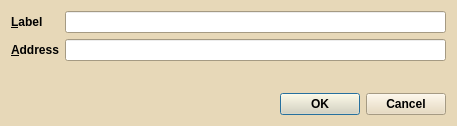
<?xml version="1.0" encoding="UTF-8"?>
<ui version="4.0">
 <class>EditAddressDialog</class>
 <widget class="QDialog" name="EditAddressDialog">
  <property name="geometry">
   <rect>
    <x>0</x>
    <y>0</y>
    <width>457</width>
    <height>126</height>
   </rect>
  </property>
  <property name="palette">
   <palette>
    <active>
     <colorrole role="WindowText">
      <brush brushstyle="SolidPattern">
       <color alpha="255">
        <red>0</red>
        <green>0</green>
        <blue>0</blue>
       </color>
      </brush>
     </colorrole>
     <colorrole role="Button">
      <brush brushstyle="SolidPattern">
       <color alpha="255">
        <red>231</red>
        <green>216</green>
        <blue>184</blue>
       </color>
      </brush>
     </colorrole>
     <colorrole role="Light">
      <brush brushstyle="SolidPattern">
       <color alpha="255">
        <red>255</red>
        <green>255</green>
        <blue>255</blue>
       </color>
      </brush>
     </colorrole>
     <colorrole role="Midlight">
      <brush brushstyle="SolidPattern">
       <color alpha="255">
        <red>243</red>
        <green>235</green>
        <blue>219</blue>
       </color>
      </brush>
     </colorrole>
     <colorrole role="Dark">
      <brush brushstyle="SolidPattern">
       <color alpha="255">
        <red>115</red>
        <green>108</green>
        <blue>92</blue>
       </color>
      </brush>
     </colorrole>
     <colorrole role="Mid">
      <brush brushstyle="SolidPattern">
       <color alpha="255">
        <red>154</red>
        <green>144</green>
        <blue>123</blue>
       </color>
      </brush>
     </colorrole>
     <colorrole role="Text">
      <brush brushstyle="SolidPattern">
       <color alpha="255">
        <red>0</red>
        <green>0</green>
        <blue>0</blue>
       </color>
      </brush>
     </colorrole>
     <colorrole role="BrightText">
      <brush brushstyle="SolidPattern">
       <color alpha="255">
        <red>255</red>
        <green>255</green>
        <blue>255</blue>
       </color>
      </brush>
     </colorrole>
     <colorrole role="ButtonText">
      <brush brushstyle="SolidPattern">
       <color alpha="255">
        <red>0</red>
        <green>0</green>
        <blue>0</blue>
       </color>
      </brush>
     </colorrole>
     <colorrole role="Base">
      <brush brushstyle="SolidPattern">
       <color alpha="255">
        <red>255</red>
        <green>255</green>
        <blue>255</blue>
       </color>
      </brush>
     </colorrole>
     <colorrole role="Window">
      <brush brushstyle="SolidPattern">
       <color alpha="255">
        <red>231</red>
        <green>216</green>
        <blue>184</blue>
       </color>
      </brush>
     </colorrole>
     <colorrole role="Shadow">
      <brush brushstyle="SolidPattern">
       <color alpha="255">
        <red>0</red>
        <green>0</green>
        <blue>0</blue>
       </color>
      </brush>
     </colorrole>
     <colorrole role="AlternateBase">
      <brush brushstyle="SolidPattern">
       <color alpha="255">
        <red>243</red>
        <green>235</green>
        <blue>219</blue>
       </color>
      </brush>
     </colorrole>
     <colorrole role="ToolTipBase">
      <brush brushstyle="SolidPattern">
       <color alpha="255">
        <red>255</red>
        <green>255</green>
        <blue>220</blue>
       </color>
      </brush>
     </colorrole>
     <colorrole role="ToolTipText">
      <brush brushstyle="SolidPattern">
       <color alpha="255">
        <red>0</red>
        <green>0</green>
        <blue>0</blue>
       </color>
      </brush>
     </colorrole>
    </active>
    <inactive>
     <colorrole role="WindowText">
      <brush brushstyle="SolidPattern">
       <color alpha="255">
        <red>0</red>
        <green>0</green>
        <blue>0</blue>
       </color>
      </brush>
     </colorrole>
     <colorrole role="Button">
      <brush brushstyle="SolidPattern">
       <color alpha="255">
        <red>231</red>
        <green>216</green>
        <blue>184</blue>
       </color>
      </brush>
     </colorrole>
     <colorrole role="Light">
      <brush brushstyle="SolidPattern">
       <color alpha="255">
        <red>255</red>
        <green>255</green>
        <blue>255</blue>
       </color>
      </brush>
     </colorrole>
     <colorrole role="Midlight">
      <brush brushstyle="SolidPattern">
       <color alpha="255">
        <red>243</red>
        <green>235</green>
        <blue>219</blue>
       </color>
      </brush>
     </colorrole>
     <colorrole role="Dark">
      <brush brushstyle="SolidPattern">
       <color alpha="255">
        <red>115</red>
        <green>108</green>
        <blue>92</blue>
       </color>
      </brush>
     </colorrole>
     <colorrole role="Mid">
      <brush brushstyle="SolidPattern">
       <color alpha="255">
        <red>154</red>
        <green>144</green>
        <blue>123</blue>
       </color>
      </brush>
     </colorrole>
     <colorrole role="Text">
      <brush brushstyle="SolidPattern">
       <color alpha="255">
        <red>0</red>
        <green>0</green>
        <blue>0</blue>
       </color>
      </brush>
     </colorrole>
     <colorrole role="BrightText">
      <brush brushstyle="SolidPattern">
       <color alpha="255">
        <red>255</red>
        <green>255</green>
        <blue>255</blue>
       </color>
      </brush>
     </colorrole>
     <colorrole role="ButtonText">
      <brush brushstyle="SolidPattern">
       <color alpha="255">
        <red>0</red>
        <green>0</green>
        <blue>0</blue>
       </color>
      </brush>
     </colorrole>
     <colorrole role="Base">
      <brush brushstyle="SolidPattern">
       <color alpha="255">
        <red>255</red>
        <green>255</green>
        <blue>255</blue>
       </color>
      </brush>
     </colorrole>
     <colorrole role="Window">
      <brush brushstyle="SolidPattern">
       <color alpha="255">
        <red>231</red>
        <green>216</green>
        <blue>184</blue>
       </color>
      </brush>
     </colorrole>
     <colorrole role="Shadow">
      <brush brushstyle="SolidPattern">
       <color alpha="255">
        <red>0</red>
        <green>0</green>
        <blue>0</blue>
       </color>
      </brush>
     </colorrole>
     <colorrole role="AlternateBase">
      <brush brushstyle="SolidPattern">
       <color alpha="255">
        <red>243</red>
        <green>235</green>
        <blue>219</blue>
       </color>
      </brush>
     </colorrole>
     <colorrole role="ToolTipBase">
      <brush brushstyle="SolidPattern">
       <color alpha="255">
        <red>255</red>
        <green>255</green>
        <blue>220</blue>
       </color>
      </brush>
     </colorrole>
     <colorrole role="ToolTipText">
      <brush brushstyle="SolidPattern">
       <color alpha="255">
        <red>0</red>
        <green>0</green>
        <blue>0</blue>
       </color>
      </brush>
     </colorrole>
    </inactive>
    <disabled>
     <colorrole role="WindowText">
      <brush brushstyle="SolidPattern">
       <color alpha="255">
        <red>115</red>
        <green>108</green>
        <blue>92</blue>
       </color>
      </brush>
     </colorrole>
     <colorrole role="Button">
      <brush brushstyle="SolidPattern">
       <color alpha="255">
        <red>231</red>
        <green>216</green>
        <blue>184</blue>
       </color>
      </brush>
     </colorrole>
     <colorrole role="Light">
      <brush brushstyle="SolidPattern">
       <color alpha="255">
        <red>255</red>
        <green>255</green>
        <blue>255</blue>
       </color>
      </brush>
     </colorrole>
     <colorrole role="Midlight">
      <brush brushstyle="SolidPattern">
       <color alpha="255">
        <red>243</red>
        <green>235</green>
        <blue>219</blue>
       </color>
      </brush>
     </colorrole>
     <colorrole role="Dark">
      <brush brushstyle="SolidPattern">
       <color alpha="255">
        <red>115</red>
        <green>108</green>
        <blue>92</blue>
       </color>
      </brush>
     </colorrole>
     <colorrole role="Mid">
      <brush brushstyle="SolidPattern">
       <color alpha="255">
        <red>154</red>
        <green>144</green>
        <blue>123</blue>
       </color>
      </brush>
     </colorrole>
     <colorrole role="Text">
      <brush brushstyle="SolidPattern">
       <color alpha="255">
        <red>115</red>
        <green>108</green>
        <blue>92</blue>
       </color>
      </brush>
     </colorrole>
     <colorrole role="BrightText">
      <brush brushstyle="SolidPattern">
       <color alpha="255">
        <red>255</red>
        <green>255</green>
        <blue>255</blue>
       </color>
      </brush>
     </colorrole>
     <colorrole role="ButtonText">
      <brush brushstyle="SolidPattern">
       <color alpha="255">
        <red>115</red>
        <green>108</green>
        <blue>92</blue>
       </color>
      </brush>
     </colorrole>
     <colorrole role="Base">
      <brush brushstyle="SolidPattern">
       <color alpha="255">
        <red>231</red>
        <green>216</green>
        <blue>184</blue>
       </color>
      </brush>
     </colorrole>
     <colorrole role="Window">
      <brush brushstyle="SolidPattern">
       <color alpha="255">
        <red>231</red>
        <green>216</green>
        <blue>184</blue>
       </color>
      </brush>
     </colorrole>
     <colorrole role="Shadow">
      <brush brushstyle="SolidPattern">
       <color alpha="255">
        <red>0</red>
        <green>0</green>
        <blue>0</blue>
       </color>
      </brush>
     </colorrole>
     <colorrole role="AlternateBase">
      <brush brushstyle="SolidPattern">
       <color alpha="255">
        <red>231</red>
        <green>216</green>
        <blue>184</blue>
       </color>
      </brush>
     </colorrole>
     <colorrole role="ToolTipBase">
      <brush brushstyle="SolidPattern">
       <color alpha="255">
        <red>255</red>
        <green>255</green>
        <blue>220</blue>
       </color>
      </brush>
     </colorrole>
     <colorrole role="ToolTipText">
      <brush brushstyle="SolidPattern">
       <color alpha="255">
        <red>0</red>
        <green>0</green>
        <blue>0</blue>
       </color>
      </brush>
     </colorrole>
    </disabled>
   </palette>
  </property>
  <property name="font">
   <font>
    <weight>75</weight>
    <bold>true</bold>
   </font>
  </property>
  <property name="windowTitle">
   <string>Edit Address</string>
  </property>
  <layout class="QVBoxLayout" name="verticalLayout">
   <item>
    <layout class="QFormLayout" name="formLayout">
     <property name="fieldGrowthPolicy">
      <enum>QFormLayout::AllNonFixedFieldsGrow</enum>
     </property>
     <item row="0" column="0">
      <widget class="QLabel" name="label">
       <property name="text">
        <string>&amp;Label</string>
       </property>
       <property name="buddy">
        <cstring>labelEdit</cstring>
       </property>
      </widget>
     </item>
     <item row="0" column="1">
      <widget class="QLineEdit" name="labelEdit">
       <property name="toolTip">
        <string>The label associated with this address book entry</string>
       </property>
      </widget>
     </item>
     <item row="1" column="0">
      <widget class="QLabel" name="label_2">
       <property name="text">
        <string>&amp;Address</string>
       </property>
       <property name="buddy">
        <cstring>addressEdit</cstring>
       </property>
      </widget>
     </item>
     <item row="1" column="1">
      <widget class="QLineEdit" name="addressEdit">
       <property name="toolTip">
        <string>The address associated with this address book entry. This can only be modified for sending addresses.</string>
       </property>
      </widget>
     </item>
    </layout>
   </item>
   <item>
    <widget class="QDialogButtonBox" name="buttonBox">
     <property name="orientation">
      <enum>Qt::Horizontal</enum>
     </property>
     <property name="standardButtons">
      <set>QDialogButtonBox::Cancel|QDialogButtonBox::Ok</set>
     </property>
    </widget>
   </item>
  </layout>
 </widget>
 <resources/>
 <connections>
  <connection>
   <sender>buttonBox</sender>
   <signal>accepted()</signal>
   <receiver>EditAddressDialog</receiver>
   <slot>accept()</slot>
   <hints>
    <hint type="sourcelabel">
     <x>248</x>
     <y>254</y>
    </hint>
    <hint type="destinationlabel">
     <x>157</x>
     <y>274</y>
    </hint>
   </hints>
  </connection>
  <connection>
   <sender>buttonBox</sender>
   <signal>rejected()</signal>
   <receiver>EditAddressDialog</receiver>
   <slot>reject()</slot>
   <hints>
    <hint type="sourcelabel">
     <x>316</x>
     <y>260</y>
    </hint>
    <hint type="destinationlabel">
     <x>286</x>
     <y>274</y>
    </hint>
   </hints>
  </connection>
 </connections>
</ui>
